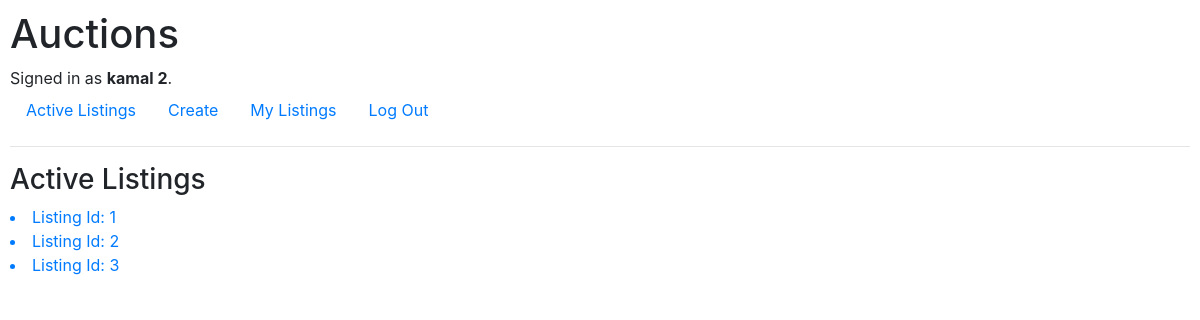
Page / (signed in) on the committed database.
### auctions/models.py (models this page shows, shortened)
class Users(AbstractUser):
    pass

class Listings(models.Model):
    STATUS_CHOICES = [
        ('active', 'Active'),
        ('draft', 'Draft'),
        ('closed', 'Closed'),
        ('deleted', 'Deleted'),
    ]
    id = models.IntegerField(primary_key=True)
    category_id = models.ForeignKey(Categories, null=False, on_delete=models.CASCADE)
    title = models.CharField(max_length=225, unique=True, null=False)
    description = models.TextField(null=False)
    listing_price = models.DecimalField(max_digits=5, decimal_places=2, null=False)
    datetime_added = models.DateTimeField(default= dt.now, editable=False) #or use auto_now_add=True for default dt
    added_by_user_id = models.ForeignKey(Users, null=False, on_delete=models.CASCADE)
    status = models.CharField(max_length=8, choices=STATUS_CHOICES, default= 'active')
    class Meta:
        pass

### auctions/views.py (the view)
# urls.py: path("", views.index, name="index"),
def index(request):
    all_listings = Listings.objects.filter(status = "active")
    for l in all_listings:
        print(l.id, l.category_id, l.title, l.added_by_user_id)
    return render(request, "auctions/index.html", {
        "listings" : all_listings
        })

### auctions/models.py (called while the page is built)
    def __str__(self):
        return f"{self.category}"

### auctions/templates/auctions/index.html
{% extends "auctions/layout.html" %}
{% block body %}
<div>
    <h3>Active Listings</h3>
    {% for listing in listings %}
    <a href="{% url 'auctions:listing_view' listing.id %}">
    <li>Listing Id: {{ listing.id }}</li></a>
    {% endfor %}
</div>
{% endblock %}

### auctions/templates/auctions/layout.html (shortened to what this page needs)
{% load static %}
<!DOCTYPE html>
<html lang="en">
    <head>
        <link rel="stylesheet" href="https://stackpath.bootstrapcdn.com/bootstrap/4.4.1/css/bootstrap.min.css">
        <link href="{% static 'auctions/styles.css' %}" rel="stylesheet">
    </head>
    <body>
        <h1>Auctions</h1>
        <div>
            {% if user.is_authenticated %}
                Signed in as <strong>{{ user.username }} {{ user.id }}</strong>.
            {% else %}
                Not signed in.
            {% endif %}
        </div>
        <ul class="nav">
            <li class="nav-item">
                <a class="nav-link" href="{% url 'auctions:index' %}">Active Listings</a>
            </li>
            {% if user.is_authenticated %}
            <li class="nav-item">
                <a class="nav-link" href="{% url 'auctions:listing_new' %}">Create</a>
            </li>
            <li class="nav-item">
                    <a class="nav-link" href="{% url 'auctions:my_listings' %}">My Listings</a>
                </li>
                <li class="nav-item">
                    <a class="nav-link" href="{% url 'auctions:logout' %}">Log Out</a>
                </li>
            {% endif %}
        </ul>
        <hr>
        {% block body %}
        {% endblock %}
    </body>
</html>

### auctions/static/auctions/styles.css (style rules this page uses)
body { padding: 10px; }

### rows in the picture
Users: username "kamal", id "2"
Listings: id "1"
Listings: id "2"
Listings: id "3"
